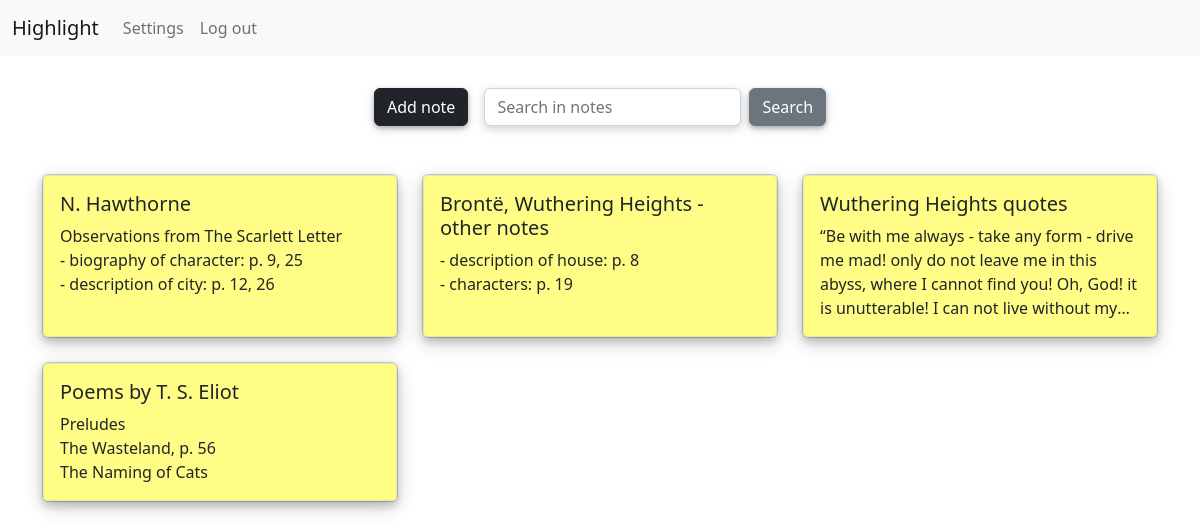
/highlight/ (signed in), run on an earlier commit of the app's database.
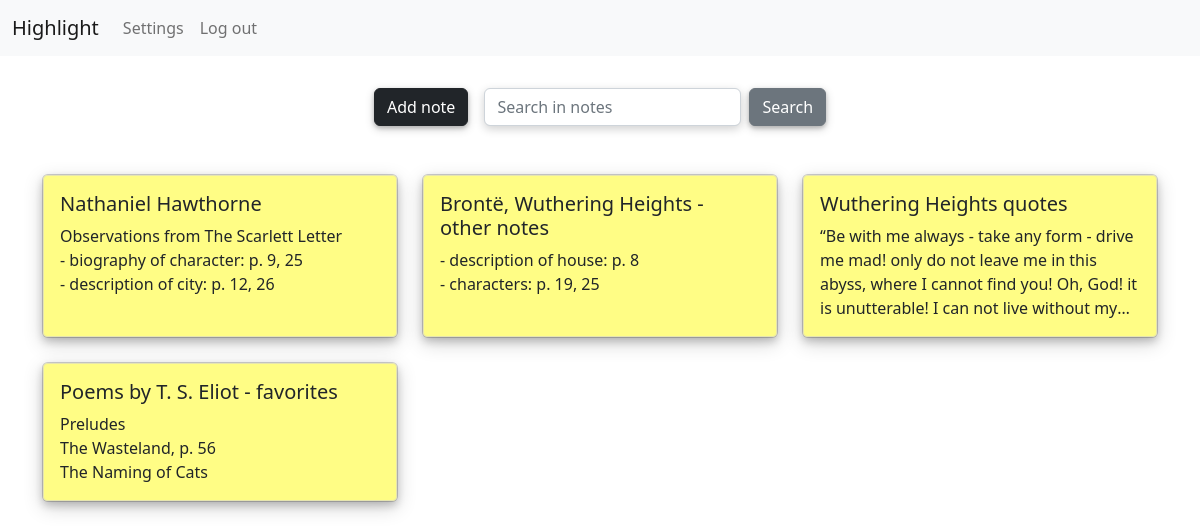
And on a later commit of the database.
### highlight/models.py (models this page shows, shortened)
class Note(models.Model):
    user_id = models.ForeignKey(settings.AUTH_USER_MODEL, on_delete=models.CASCADE, related_name="notes")
    title = models.CharField(max_length=64)
    author = models.CharField(max_length=128, null=True, blank=True)
    book_title = models.CharField(max_length=128, null=True, blank=True)
    publisher = models.CharField(max_length=64, null=True, blank=True)
    year = models.IntegerField(null=True, blank=True)
    content = models.TextField(max_length=8500)
    timestamp = models.DateTimeField(auto_now_add=True)

### highlight/views.py (the view)
# urls.py: path("", views.index, name="index"),
def index(request):
    if not request.user.is_authenticated:
        return HttpResponseRedirect(reverse("login"))
    form = NoteForm
    user = request.user
    notes = user.notes.all().order_by("-timestamp")
    return render(request, "highlight/index.html", {
        "form": form,
        "notes": notes
    })

### highlight/templates/highlight/index.html (shortened to what this page needs)
{% extends "highlight/layout.html" %}
{% load crispy_forms_tags %}
{% block body %}
    <div>
        <div class="d-flex flex-row mb-3 justify-content-center">
            <div class="p-2">
                <button type="button" class="btn btn-dark" id="addButton" data-bs-toggle="modal" data-bs-target="#noteModal">Add note</button>
            </div>
            <div class="p-2">
                <form action="{% url 'search' %}" class="d-flex" role="search">
                    <input class="form-control me-2" name="search-bar" type="search" placeholder="Search in notes" aria-label="Search" required>
                    <button class="btn btn-secondary" type="submit">Search</button>
                </form>
            </div>
        </div>
        <br>
        <div class="container">
            <div class="row row-cols-1 row-cols-md-3 g-4">
                {% for note in notes %}
                <div class="col">
                    <div class="card h-100" id="card" data-id="{{note.id}}" style="cursor: pointer;">
                        <div class="card-body">
                            <h5 class="card-title">{{note.title}}</h5>
                            <p class="card-text">{{note.content|linebreaksbr}}</p>
                        </div>
                    </div>
                </div>
                {% endfor %}
            </div>
        </div>
    </div>
{% endblock %}

### highlight/templates/highlight/layout.html (shortened to what this page needs)
{% load static %}
{% load crispy_forms_tags %}
<!DOCTYPE html>
<html lang="en">
    <head>
        <link href="{% static 'highlight/styles.css' %}" rel="stylesheet">
        <link href="https://cdn.jsdelivr.net/npm/bootstrap@5.2.3/dist/css/bootstrap.min.css" rel="stylesheet">
    </head>
    <body>
        <nav class="navbar navbar-expand-lg bg-light">
            <div class="container-fluid">
              <a class="navbar-brand" href="{% url 'index' %}">Highlight</a>
              <div class="collapse navbar-collapse" id="navbarNavAltMarkup">
                <div class="navbar-nav">
                  {% if user.is_authenticated %}
                    <a class="nav-link" href="{% url 'settings' %}">Settings</a>
                    <a class="nav-link" href="{% url 'logout' %}">Log out</a>
                  {% else %}
                    <a class="nav-link" href="{% url 'login' %}">Log in</a>
                    <a class="nav-link" href="{% url 'register' %}">Register</a>
                  {% endif%}
                </div>
              </div>
            </div>
          </nav>
        <br>
        {% block body %}
        {% endblock %}
    </body>
</html>

### static/highlight/styles.css (style rules this page uses)
.btn { box-shadow: 0 2px 4px 0 #00000033, 0 3px 10px 0 #00000030; }
.form-control { box-shadow: 0 3px 10px 0 #00000030; }
.card-body { background-color: #fffd85; border: 1px solid #e6e5b0; border-radius: 4px; box-shadow: 0 4px 8px 0 #00000033, 0 6px 20px 0 #00000030; }
.card-text { -webkit-line-clamp: 4; overflow: hidden; text-overflow: ellipsis; display: -webkit-box; -webkit-box-orient: vertical; }

What changed in the data, as far as the page shows it:
changed Note: title "N. Hawthorne" → "Nathaniel Hawthorne"
changed Note "Brontë, Wuthering Heights - other notes": content "- description of house: p. 8 - characters: p. 19" → "- description of house: p. 8 - characters: p. 19, 25"
changed Note "Preludes The Wasteland, p. 56 The Naming of Cats": title "Poems by T. S. Eliot" → "Poems by T. S. Eliot - favorites"
